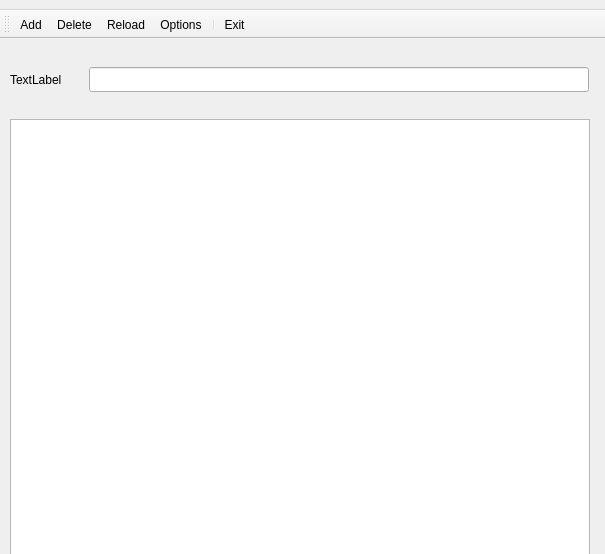
<?xml version="1.0" encoding="UTF-8"?>
<ui version="4.0">
 <class>passw</class>
 <widget class="QMainWindow" name="passw">
  <property name="geometry">
   <rect>
    <x>0</x>
    <y>0</y>
    <width>605</width>
    <height>554</height>
   </rect>
  </property>
  <property name="sizePolicy">
   <sizepolicy hsizetype="Minimum" vsizetype="Preferred">
    <horstretch>0</horstretch>
    <verstretch>0</verstretch>
   </sizepolicy>
  </property>
  <property name="minimumSize">
   <size>
    <width>605</width>
    <height>140</height>
   </size>
  </property>
  <property name="maximumSize">
   <size>
    <width>605</width>
    <height>800</height>
   </size>
  </property>
  <property name="windowTitle">
   <string>MainWindow</string>
  </property>
  <widget class="QWidget" name="centralwidget">
   <widget class="QWidget" name="layoutWidget">
    <property name="geometry">
     <rect>
      <x>10</x>
      <y>10</y>
      <width>581</width>
      <height>61</height>
     </rect>
    </property>
    <layout class="QHBoxLayout" name="horizontalLayout">
     <item>
      <widget class="QLabel" name="labelSearch">
       <property name="minimumSize">
        <size>
         <width>73</width>
         <height>0</height>
        </size>
       </property>
       <property name="maximumSize">
        <size>
         <width>73</width>
         <height>16777215</height>
        </size>
       </property>
       <property name="text">
        <string>TextLabel</string>
       </property>
      </widget>
     </item>
     <item>
      <widget class="QLineEdit" name="linePwdSearch">
       <property name="sizePolicy">
        <sizepolicy hsizetype="Fixed" vsizetype="Fixed">
         <horstretch>0</horstretch>
         <verstretch>0</verstretch>
        </sizepolicy>
       </property>
       <property name="minimumSize">
        <size>
         <width>500</width>
         <height>0</height>
        </size>
       </property>
       <property name="maximumSize">
        <size>
         <width>500</width>
         <height>25</height>
        </size>
       </property>
       <property name="maxLength">
        <number>600</number>
       </property>
      </widget>
     </item>
    </layout>
   </widget>
   <widget class="QTableWidget" name="tablePwd">
    <property name="geometry">
     <rect>
      <x>10</x>
      <y>80</y>
      <width>580</width>
      <height>800</height>
     </rect>
    </property>
    <property name="sizePolicy">
     <sizepolicy hsizetype="Minimum" vsizetype="Preferred">
      <horstretch>0</horstretch>
      <verstretch>0</verstretch>
     </sizepolicy>
    </property>
    <property name="minimumSize">
     <size>
      <width>580</width>
      <height>140</height>
     </size>
    </property>
    <property name="maximumSize">
     <size>
      <width>580</width>
      <height>1000</height>
     </size>
    </property>
    <property name="verticalScrollBarPolicy">
     <enum>Qt::ScrollBarAlwaysOff</enum>
    </property>
    <property name="autoScroll">
     <bool>false</bool>
    </property>
    <property name="autoScrollMargin">
     <number>0</number>
    </property>
   </widget>
  </widget>
  <widget class="QToolBar" name="toolBar">
   <property name="sizePolicy">
    <sizepolicy hsizetype="Minimum" vsizetype="Minimum">
     <horstretch>0</horstretch>
     <verstretch>0</verstretch>
    </sizepolicy>
   </property>
   <property name="minimumSize">
    <size>
     <width>605</width>
     <height>10</height>
    </size>
   </property>
   <property name="maximumSize">
    <size>
     <width>180</width>
     <height>16777215</height>
    </size>
   </property>
   <property name="windowTitle">
    <string>toolBar</string>
   </property>
   <attribute name="toolBarArea">
    <enum>TopToolBarArea</enum>
   </attribute>
   <attribute name="toolBarBreak">
    <bool>false</bool>
   </attribute>
   <addaction name="actionAdd"/>
   <addaction name="actionDelete"/>
   <addaction name="actionReload"/>
   <addaction name="actionConfigure"/>
   <addaction name="separator"/>
   <addaction name="actionExit"/>
  </widget>
  <widget class="QMenuBar" name="menuBar">
   <property name="geometry">
    <rect>
     <x>0</x>
     <y>0</y>
     <width>605</width>
     <height>22</height>
    </rect>
   </property>
   <property name="sizePolicy">
    <sizepolicy hsizetype="Minimum" vsizetype="Minimum">
     <horstretch>0</horstretch>
     <verstretch>0</verstretch>
    </sizepolicy>
   </property>
   <property name="minimumSize">
    <size>
     <width>180</width>
     <height>10</height>
    </size>
   </property>
  </widget>
  <action name="actionAdd">
   <property name="icon">
    <iconset resource="../../resource.qrc">
     <normaloff>:/img/add.png</normaloff>:/img/add.png</iconset>
   </property>
   <property name="text">
    <string>Add</string>
   </property>
   <property name="toolTip">
    <string>Add new password</string>
   </property>
  </action>
  <action name="actionDelete">
   <property name="icon">
    <iconset resource="../../resource.qrc">
     <normaloff>:/img/delete.png</normaloff>:/img/delete.png</iconset>
   </property>
   <property name="text">
    <string>Delete</string>
   </property>
   <property name="toolTip">
    <string>Delete existing password</string>
   </property>
  </action>
  <action name="actionReload">
   <property name="icon">
    <iconset resource="../../resource.qrc">
     <normaloff>:/img/reload.png</normaloff>:/img/reload.png</iconset>
   </property>
   <property name="text">
    <string>Reload</string>
   </property>
   <property name="toolTip">
    <string>Reload database</string>
   </property>
  </action>
  <action name="actionConfigure">
   <property name="icon">
    <iconset resource="../../resource.qrc">
     <normaloff>:/img/option.png</normaloff>:/img/option.png</iconset>
   </property>
   <property name="text">
    <string>Options</string>
   </property>
   <property name="toolTip">
    <string>Options</string>
   </property>
  </action>
  <action name="actionExit">
   <property name="icon">
    <iconset resource="../../resource.qrc">
     <normaloff>:/img/exit.png</normaloff>:/img/exit.png</iconset>
   </property>
   <property name="text">
    <string>Exit</string>
   </property>
  </action>
 </widget>
 <tabstops>
  <tabstop>linePwdSearch</tabstop>
 </tabstops>
 <resources>
  <include location="../../resource.qrc"/>
 </resources>
 <connections/>
</ui>
